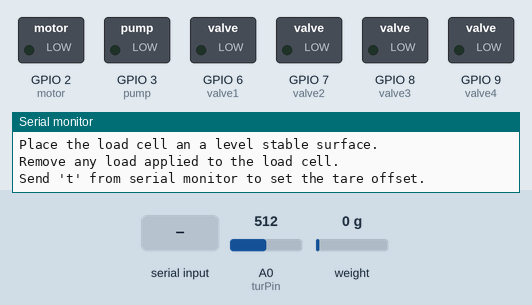
The sketch below on a simulated ESP8266 (NodeMCU). On the bench: switched loads named in the sketch (green lamp = pin HIGH), the last lines printed to the serial monitor. The inputs (shaded band) are chosen by the test bench; at power-on: A0 (turPin) = 512, weight on the scale 0 g. EEPROM starts erased.

Above: at 3.2 s.
3.3 s: "t90\n" received over Serial
4.8 s: "y90\n" received over Serial
At 6.0 s:
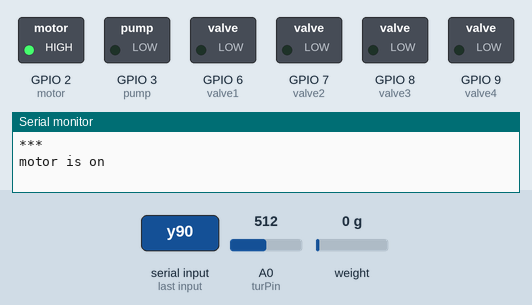
At 11.4 s:
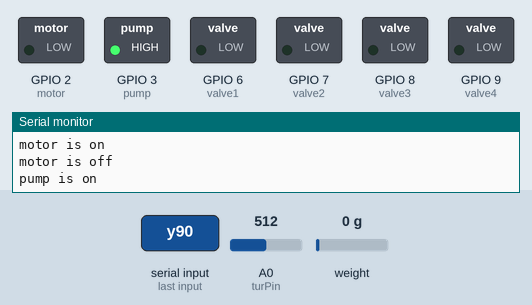
Timing chart, 0 to 18.9 s (numbered marks = the images above; inputs shaded):
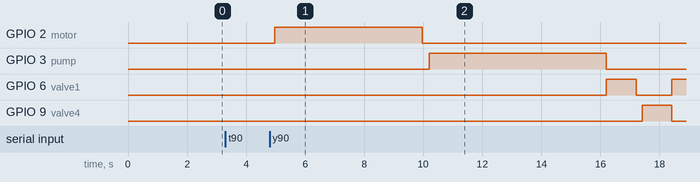

The sketch:

final_code_19220.ino
```cpp
#include <HX711.h>

/*
   -------------------------------------------------------------------------------------
   HX711_ADC
   Arduino library for HX711 24-Bit Analog-to-Digital Converter for Weight Scales
   Olav Kallhovd sept2017
   -------------------------------------------------------------------------------------
*/

/*
   This example file shows how to calibrate the load cell and optionally store the calibration
   value in EEPROM, and also how to change the value manually.
   The result value can then later be included in your project sketch or fetched from EEPROM.

   To implement calibration in your project sketch the simplified procedure is as follow:
       LoadCell.tare();
       //place known mass
       LoadCell.refreshDataSet();
       float newCalibrationValue = LoadCell.getNewCalibration(known_mass);
*/

#include <HX711_ADC.h>
#if defined(ESP8266)|| defined(ESP32) || defined(AVR)
#include <EEPROM.h>
#endif

//pins:
const int HX711_dout = 4; //mcu > HX711 dout pin
const int HX711_sck = 5; //mcu > HX711 sck pin
bool weight = false;
//HX711 constructor:
HX711_ADC LoadCell(HX711_dout, HX711_sck);
unsigned long turVal = 0;
int turPin = A0;
const int calVal_eepromAdress = 0;
unsigned long t = 0;

#define motor 2
#define pump 3
#define valve1 6
#define valve2 7
#define valve3 8
#define valve4 9
void setup() {
  pinMode(motor, OUTPUT);
  pinMode(pump, OUTPUT);
  pinMode(valve1, OUTPUT);
  pinMode(valve2, OUTPUT);
  pinMode(valve3, OUTPUT);
  pinMode(valve4, OUTPUT);
  // put your setup code here, to run once:
  Serial.begin(57600); delay(10);
  Serial.println();
  Serial.println("Starting...");

  LoadCell.begin();
  //LoadCell.setReverseOutput(); //uncomment to turn a negative output value to positive
  unsigned long stabilizingtime = 2000; // preciscion right after power-up can be improved by adding a few seconds of stabilizing time
  boolean _tare = true; //set this to false if you don't want tare to be performed in the next step
  LoadCell.start(stabilizingtime, _tare);
  if (LoadCell.getTareTimeoutFlag() || LoadCell.getSignalTimeoutFlag()) {
    Serial.println("Timeout, check MCU>HX711 wiring and pin designations");
    while (1);
  }
  else {
    LoadCell.setCalFactor(1.0); // user set calibration value (float), initial value 1.0 may be used for this sketch
    Serial.println("Startup is complete");
  }
  while (!LoadCell.update());
  calibrate(); //start calibration procedure

  digitalWrite(motor, HIGH); //TURN ON MOTOR
  Serial.println("motor is on");
  delay(5000);//delay 30 min
  digitalWrite(motor, LOW); //TURN OFF MOTOR
  Serial.println("motor is off");
  delay(240);//delay 24 hr
  digitalWrite(pump, HIGH);
  Serial.println("pump is on");
  delay(6000);
  digitalWrite(pump, LOW);
  Serial.println("pump is off");
}

void loop() {
  /*------------------------------*/
  static boolean newDataReady = 0;
  const int serialPrintInterval = 0; //increase value to slow down serial print activity

  // check for new data/start next conversion:
  if (LoadCell.update()) newDataReady = true;

  // get smoothed value from the dataset:
  if (newDataReady) {
    if (millis() > t + serialPrintInterval) {
      float i = LoadCell.getData();
      Serial.print("Load_cell output val: ");
      Serial.println(i);
      float d = i / 400;
      if (d > 0.75 || d < 0.9)
      {
        digitalWrite(valve1, HIGH);
        digitalWrite(valve2, LOW);
        delay(1000);//1 min
        digitalWrite(valve1, LOW);
        //valve1 on
        //valve2 off
        weight = true;
      }
      else
      {
        digitalWrite(valve2, HIGH);
        digitalWrite(valve1, LOW);
        delay(1000);//1 min
        digitalWrite(valve2, LOW);
        //valve2 on
        //valve1 off
      }
      newDataReady = 0;
      t = millis();
    }
  }

  // receive command from serial terminal
  if (Serial.available() > 0) {
    char inByte = Serial.read();
    if (inByte == 't') LoadCell.tareNoDelay(); //tare
    else if (inByte == 'r') calibrate(); //calibrate
    else if (inByte == 'c') changeSavedCalFactor(); //edit calibration value manually
  }

  // check if last tare operation is complete
  if (LoadCell.getTareStatus() == true) {
    Serial.println("Tare complete");
  }
  /*----------------------------------*/
  // put your main code here, to run repeatedly:
  turVal = 0;
  // put your main code here, to run repeatedly:
  for (int i = 0; i <= 100; i++)
  {
    turVal += analogRead(turPin);
    delay(1);
  }
  delay(100);
  turVal /= 100;
  //  Serial.print("val after division : ");
  //  Serial.print(turVal);
  turVal = map(turVal , 940, 640, 0, 100);
  int x =  constrain(turVal, 0, 100);
  Serial.print("Turbidity : ");
  Serial.print(x);
  if (x > 50 && weight)
  {
    digitalWrite(valve4, HIGH);
    digitalWrite(valve3, LOW);
    delay(1000);//1 min
    digitalWrite(valve4, LOW);
    //valve4 on
    //valve3 off
  }
  else if (weight)
  {
    digitalWrite(valve3, HIGH);
    digitalWrite(valve4, LOW);
    delay(1000);//1 min
    digitalWrite(valve3, LOW);
    //valve4 on
    //valve3 off
  }
  Serial.println(" %");

}
void calibrate() {
  Serial.println("***");
  Serial.println("Start calibration:");
  Serial.println("Place the load cell an a level stable surface.");
  Serial.println("Remove any load applied to the load cell.");
  Serial.println("Send 't' from serial monitor to set the tare offset.");

  boolean _resume = false;
  while (_resume == false) {
    LoadCell.update();
    if (Serial.available() > 0) {
      if (Serial.available() > 0) {
        char inByte = Serial.read();
        if (inByte == 't') LoadCell.tareNoDelay();
      }
    }
    if (LoadCell.getTareStatus() == true) {
      Serial.println("Tare complete");
      _resume = true;
    }
  }

  Serial.println("Now, place your known mass on the loadcell.");
  Serial.println("Then send the weight of this mass (i.e. 100.0) from serial monitor.");

  float known_mass = 0;
  _resume = false;
  while (_resume == false) {
    LoadCell.update();
    if (Serial.available() > 0) {
      known_mass = Serial.parseFloat();
      if (known_mass != 0) {
        Serial.print("Known mass is: ");
        Serial.println(known_mass);
        _resume = true;
      }
    }
  }

  LoadCell.refreshDataSet(); //refresh the dataset to be sure that the known mass is measured correct
  float newCalibrationValue = LoadCell.getNewCalibration(known_mass); //get the new calibration value

  Serial.print("New calibration value has been set to: ");
  Serial.print(newCalibrationValue);
  Serial.println(", use this as calibration value (calFactor) in your project sketch.");
  Serial.print("Save this value to EEPROM adress ");
  Serial.print(calVal_eepromAdress);
  Serial.println("? y/n");

  _resume = false;
  while (_resume == false) {
    if (Serial.available() > 0) {
      char inByte = Serial.read();
      if (inByte == 'y') {
#if defined(ESP8266)|| defined(ESP32)
        EEPROM.begin(512);
#endif
        EEPROM.put(calVal_eepromAdress, newCalibrationValue);
#if defined(ESP8266)|| defined(ESP32)
        EEPROM.commit();
#endif
        EEPROM.get(calVal_eepromAdress, newCalibrationValue);
        Serial.print("Value ");
        Serial.print(newCalibrationValue);
        Serial.print(" saved to EEPROM address: ");
        Serial.println(calVal_eepromAdress);
        _resume = true;

      }
      else if (inByte == 'n') {
        Serial.println("Value not saved to EEPROM");
        _resume = true;
      }
    }
  }

  Serial.println("End calibration");
  Serial.println("***");
  Serial.println("To re-calibrate, send 'r' from serial monitor.");
  Serial.println("For manual edit of the calibration value, send 'c' from serial monitor.");
  Serial.println("***");
}

void changeSavedCalFactor() {
  float oldCalibrationValue = LoadCell.getCalFactor();
  boolean _resume = false;
  Serial.println("***");
  Serial.print("Current value is: ");
  Serial.println(oldCalibrationValue);
  Serial.println("Now, send the new value from serial monitor, i.e. 696.0");
  float newCalibrationValue;
  while (_resume == false) {
    if (Serial.available() > 0) {
      newCalibrationValue = Serial.parseFloat();
      if (newCalibrationValue != 0) {
        Serial.print("New calibration value is: ");
        Serial.println(newCalibrationValue);
        LoadCell.setCalFactor(newCalibrationValue);
        _resume = true;
      }
    }
  }
  _resume = false;
  Serial.print("Save this value to EEPROM adress ");
  Serial.print(calVal_eepromAdress);
  Serial.println("? y/n");
  while (_resume == false) {
    if (Serial.available() > 0) {
      char inByte = Serial.read();
      if (inByte == 'y') {
#if defined(ESP8266)|| defined(ESP32)
        EEPROM.begin(512);
#endif
        EEPROM.put(calVal_eepromAdress, newCalibrationValue);
#if defined(ESP8266)|| defined(ESP32)
        EEPROM.commit();
#endif
        EEPROM.get(calVal_eepromAdress, newCalibrationValue);
        Serial.print("Value ");
        Serial.print(newCalibrationValue);
        Serial.print(" saved to EEPROM address: ");
        Serial.println(calVal_eepromAdress);
        _resume = true;
      }
      else if (inByte == 'n') {
        Serial.println("Value not saved to EEPROM");
        _resume = true;
      }
    }
  }
  Serial.println("End change calibration value");
  Serial.println("***");
}
```

Measured:
- after the input at 4.8 s, GPIO 2 (motor): LOW → HIGH after 0.16 s, → LOW 5.0 s later; GPIO 3 (pump): LOW → HIGH after 5.4 s, → LOW 6.0 s later; GPIO 6 (valve1): LOW → HIGH after 11.4 s, → LOW 1.0 s later, → HIGH 1.2 s later; GPIO 9 (valve4): LOW → HIGH after 12.6 s, → LOW 1.0 s later
